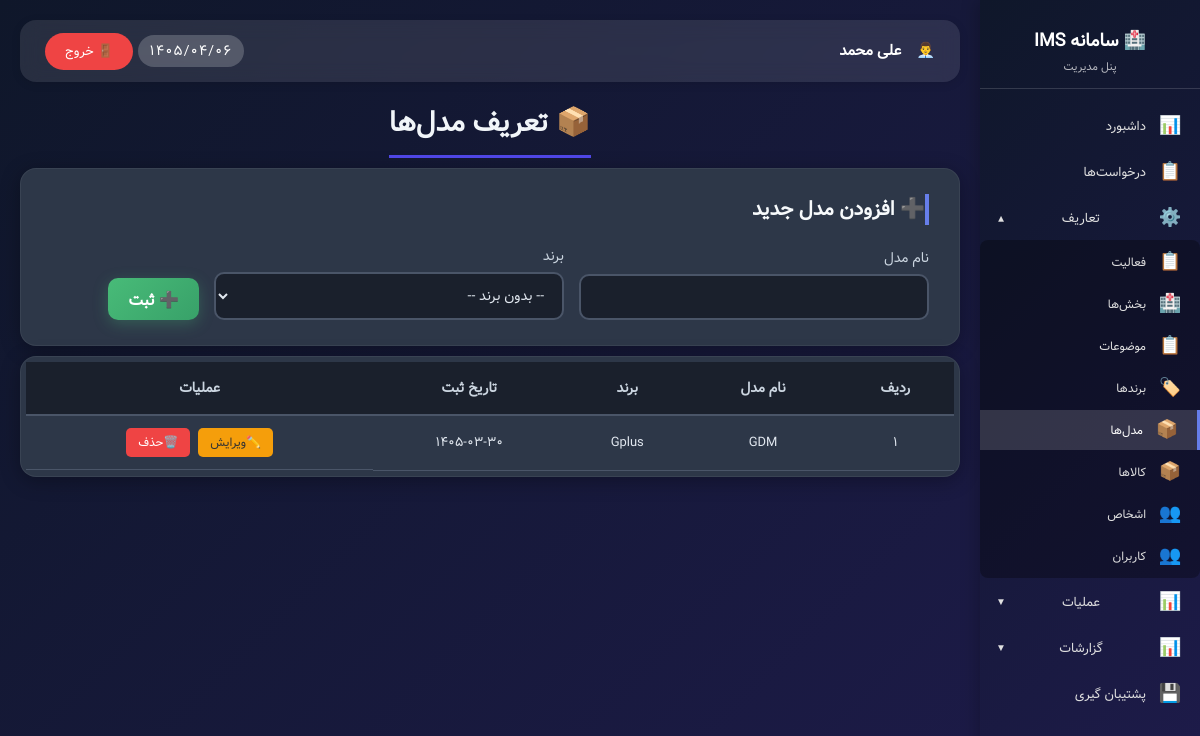
The page /admin_models.php (signed in) on the database as committed earlier.
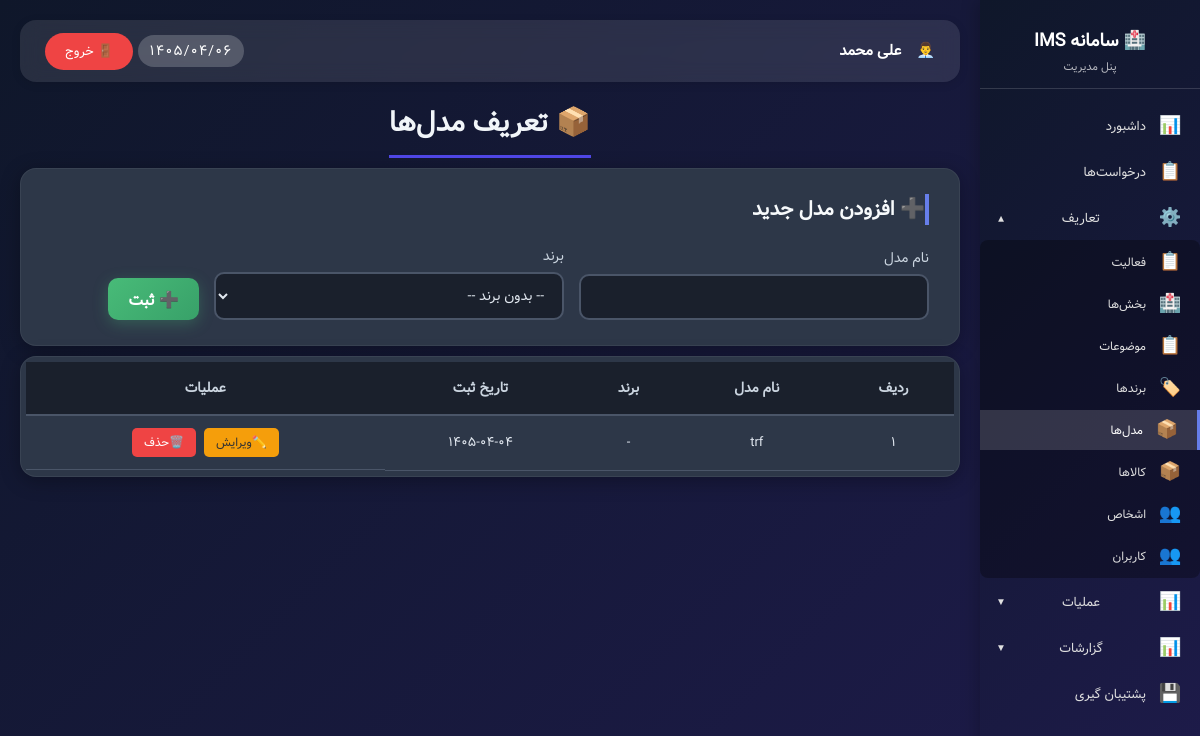
The same page on the database as committed later.
### tables this page shows
CREATE TABLE `models` (
  `id` int NOT NULL AUTO_INCREMENT,
  `name` varchar(255) NOT NULL,
  `brand_id` int DEFAULT NULL,
  `created_at` date DEFAULT NULL,
  PRIMARY KEY (`id`),
  KEY `fk_models_brand` (`brand_id`)
);

CREATE TABLE `brands` (
  `id` int NOT NULL AUTO_INCREMENT,
  `name` varchar(100) NOT NULL,
  `created_at` varchar(50) DEFAULT NULL,
  PRIMARY KEY (`id`)
);

### functions.php (called while the page is built, shortened)
<?php
function hasPermission($permission_key) {
    if (isset($_SESSION['user_id']) && $_SESSION['user_id'] == 1) {
        return true;
    }
    return true;
}
function canEditModels() { return hasPermission('models_edit'); }
function canDeleteModels() { return hasPermission('models_delete'); }
?>

### assets/jdf.php (called while the page is built, shortened)
<?php
function fa_number($number) {
    $persian = ['۰', '۱', '۲', '۳', '۴', '۵', '۶', '۷', '۸', '۹'];
    $english = ['0', '1', '2', '3', '4', '5', '6', '7', '8', '9'];
    return str_replace($english, $persian, $number);
}
?>

### admin_models.php (the view, shortened to what the changed rows need)
<?php
require_once 'config/config.php';
require_once 'assets/jdf.php';
require_once 'functions.php';
$db = getDB();
$models = $db->query("
    SELECT m.*, b.name as brand_name
    FROM models m
    LEFT JOIN brands b ON m.brand_id = b.id
    ORDER BY b.name, m.name
")->fetchAll();
?>
<!DOCTYPE html>
<html lang="fa" dir="rtl">
<head>
</head>
<body>
<div class="admin-wrapper">
    <?php include 'sidebar.php'; ?>
    <div class="main-content">
        <div class="main-title">
            <h1>📦 تعریف مدل‌ها</h1>
        </div>
        <?php if (canEditModels()): ?>
            <div class="add-card">
                <h2>➕ افزودن مدل جدید</h2>
            </div>
        <?php endif; ?>
        <div class="models-table data-table">
            <table>
                <thead>
                <tr>
                    <th>ردیف</th>
                    <th>نام مدل</th>
                    <th>برند</th>
                    <th>تاریخ ثبت</th>
                    <th>عملیات</th>
                </tr>
                </thead>
                <tbody>
                <?php if (empty($models)): ?>
                    <tr>
                        <td colspan="5" style="text-align: center; padding: 40px;">📦 هیچ مدلی ثبت نشده است</td>
                    </tr>
                <?php else: ?>
                    <?php $row_num = 1; foreach ($models as $model): ?>
                        <tr id="model_<?php echo $model['id']; ?>">
                            <td><?php echo fa_number($row_num); ?></td>
                            <td><?php echo htmlspecialchars($model['name']); ?></td>
                            <td><?php echo htmlspecialchars($model['brand_name'] ?? '-'); ?></td>
                            <td class="date-ltr"><?php echo fa_number(htmlspecialchars($model['created_at'])); ?></td>
                            <td class="action-buttons">
                                <?php if (canEditModels()): ?>
                                    <button class="edit-btn" onclick='openEditModal(<?php echo $model['id']; ?>)'>✏️ویرایش</button>
                                <?php endif; ?>
                                <?php if (canDeleteModels()): ?>
                                    <button class="delete-btn" onclick="confirmDelete(<?php echo $model['id']; ?>,
                                            '<?php echo htmlspecialchars($model['name']); ?>')">🗑️حذف</button>
                                <?php endif; ?>
                            </td>
                        </tr>
                        <?php $row_num++; ?>
                    <?php endforeach; ?>
                <?php endif; ?>
                </tbody>
            </table>
        </div>
    </div>
</div>
</body>
</html>

Rows that differ between the two databases and show on the page:
removed models: row_num "۱", name "GDM", brand.name "Gplus", created_at "۱۴۰۵-۰۳-۳۰"
added models: row_num "۱", name "trf", brand_name "-", created_at "۱۴۰۵-۰۴-۰۴"
